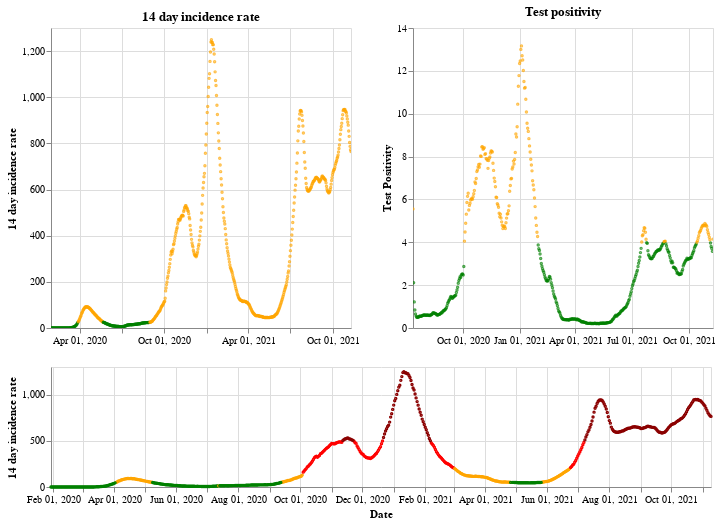

Here is the notebook cell this chart was saved with:
### Markdown cell above
## England

### Code cell
plot_traffic_light('England')

### Figure 1 — Vega-Lite specification as saved in the notebook (floating-point values rounded to 4 significant figures; data arrays with more than 128 entries replaced by an {"elided": "..."} marker saying what was removed)
{"config": {"view": {"continuousWidth": 400, "continuousHeight": 300}}, "vconcat": [{"hconcat": [{"mark": {"type": "point", "size": 2}, "encoding": {"color": {"condition": {"value": "green", "test": "(datum.twoWeeklyCasesRate <= 25)"}, "value": "orange"}, "tooltip": [{"type": "nominal", "field": "areaName"}, {"type": "temporal", "field": "date"}, {"type": "quantitative", "field": "twoWeeklyCasesRate"}, {"type": "quantitative", "field": "testPositivity"}], "x": {"type": "temporal", "axis": {"title": ""}, "field": "date", "scale": {"domain": {"selection": "DateBrush"}}, "timeUnit": "yearmonthdate"}, "y": {"type": "quantitative", "axis": {"title": "14 day incidence rate"}, "field": "twoWeeklyCasesRate"}}, "title": "14 day incidence rate", "width": 300}, {"mark": {"type": "point", "size": 2}, "encoding": {"color": {"condition": {"value": "green", "test": "(datum.testPositivity <= 4)"}, "value": "orange"}, "tooltip": [{"type": "nominal", "field": "areaName"}, {"type": "temporal", "field": "date"}, {"type": "quantitative", "field": "twoWeeklyCasesRate"}, {"type": "quantitative", "field": "testPositivity"}], "x": {"type": "temporal", "axis": {"title": ""}, "field": "date", "scale": {"domain": {"selection": "DateBrush"}}, "timeUnit": "yearmonthdate"}, "y": {"type": "quantitative", "axis": {"title": "Test Positivity"}, "field": "testPositivity"}}, "title": "Test positivity", "width": 300}]}, {"layer": [{"mark": {"type": "point", "size": 2}, "encoding": {"color": {"condition": {"value": "orange", "test": "(((datum.testPositivity < 4) && (datum.twoWeeklyCasesRate >= 50)) && (datum.twoWeeklyCasesRate < 200))"}, "value": "red"}, "opacity": {"condition": {"value": 1, "test": "((datum.twoWeeklyCasesRate >= 50) && (datum.twoWeeklyCasesRate < 500))"}, "value": 0}, "tooltip": [{"type": "nominal", "field": "areaName"}, {"type": "temporal", "field": "date"}, {"type": "quantitative", "field": "twoWeeklyCasesRate"}, {"type": "quantitative", "field": "testPositivity"}], "x": {"type": "temporal", "axis": {"title": "Date"}, "field": "date", "timeUnit": "yearmonthdate"}, "y": {"type": "quantitative", "axis": {"title": "14 day incidence rate"}, "field": "twoWeeklyCasesRate"}}, "selection": {"DateBrush": {"type": "interval", "encodings": ["x"], "fields": ["Time"]}}}, {"mark": {"type": "point", "size": 2}, "encoding": {"color": {"value": "darkred"}, "opacity": {"condition": {"value": 1, "test": "(datum.twoWeeklyCasesRate >= 500)"}, "value": 0}, "tooltip": [{"type": "nominal", "field": "areaName"}, {"type": "temporal", "field": "date"}, {"type": "quantitative", "field": "twoWeeklyCasesRate"}, {"type": "quantitative", "field": "testPositivity"}], "x": {"type": "temporal", "axis": {"title": "Date"}, "field": "date", "timeUnit": "yearmonthdate"}, "y": {"type": "quantitative", "axis": {"title": "14 day incidence rate"}, "field": "twoWeeklyCasesRate"}}}, {"mark": {"type": "point", "size": 2}, "encoding": {"color": {"condition": {"value": "green", "test": "((datum.testPositivity < 4) && (datum.twoWeeklyCasesRate < 50))"}, "value": "orange"}, "opacity": {"condition": {"value": 1, "test": "(datum.twoWeeklyCasesRate < 50)"}, "value": 0}, "tooltip": [{"type": "nominal", "field": "areaName"}, {"type": "temporal", "field": "date"}, {"type": "quantitative", "field": "twoWeeklyCasesRate"}, {"type": "quantitative", "field": "testPositivity"}], "x": {"type": "temporal", "axis": {"title": "Date"}, "field": "date", "timeUnit": "yearmonthdate"}, "y": {"type": "quantitative", "axis": {"title": "14 day incidence rate"}, "field": "twoWeeklyCasesRate"}}}], "height": 120, "width": 660}], "data": {"name": "data-e93f1612114f4c7f8ac093864046bae9"}, "$schema": "https://vega.github.io/schema/vega-lite/v4.8.1.json", "datasets": {"data-e93f1612114f4c7f8ac093864046bae9": {"elided": "650 records"}}}
